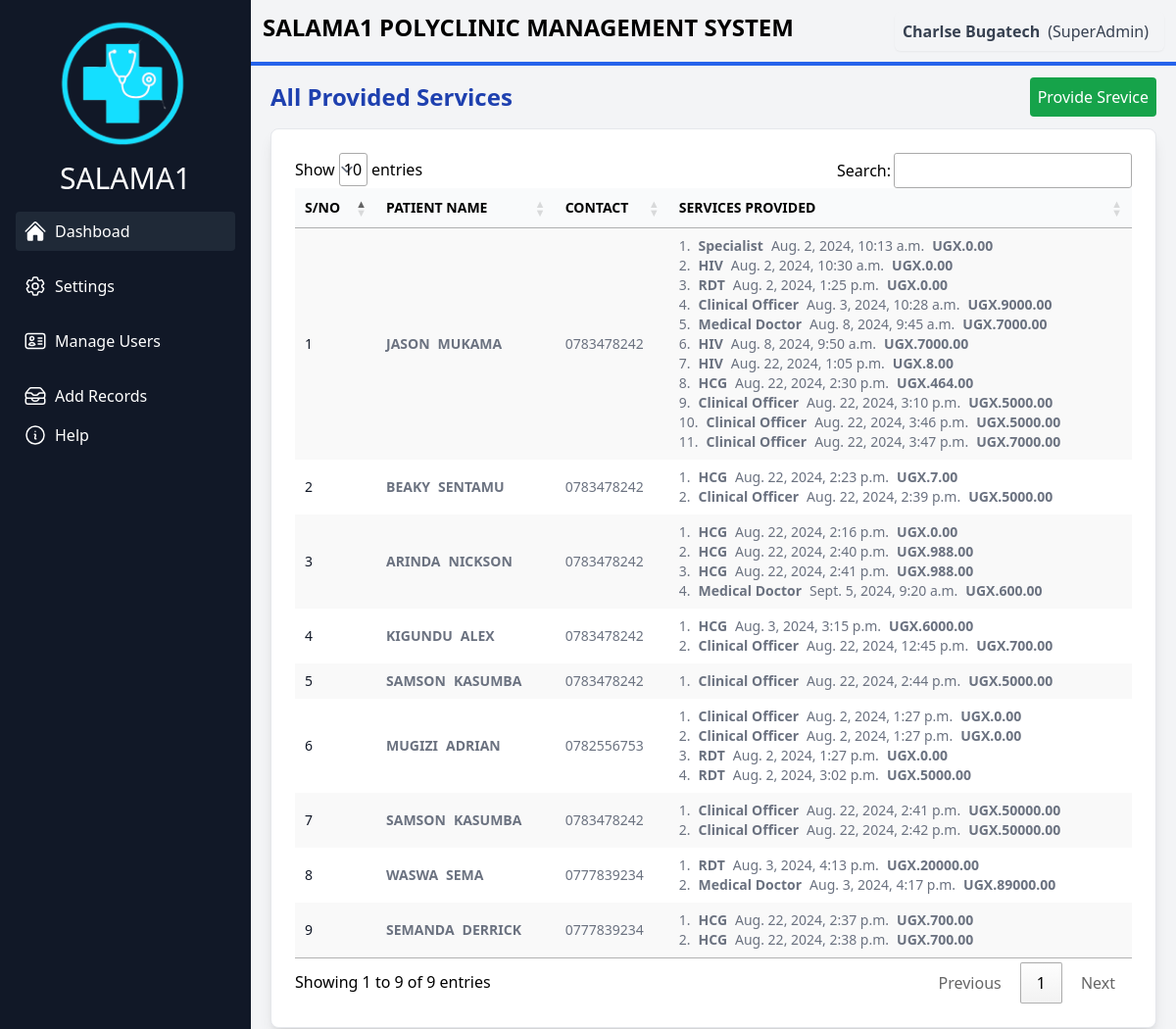
Screenshot of /getprovidedserviceview/ (signed in) with the database file from the repository.
### account/models.py (models this page shows, shortened)
class User(AbstractBaseUser, PermissionsMixin):
    id = models.UUIDField(primary_key=True, default=uuid.uuid4, editable=False, verbose_name="ID")
    name = models.CharField(max_length=255, blank=True, null=True, verbose_name="Full Name")
    email = models.EmailField(unique=True, verbose_name="Email Address")
    phone = models.CharField(max_length=15, blank=True, null=True, verbose_name="Phone Number")
    role = models.CharField(max_length=50, blank=True, null=True, verbose_name="Role")
    is_active = models.BooleanField(default=True, verbose_name="Active")
    is_staff = models.BooleanField(default=False, verbose_name="Staff Status")
    is_superuser = models.BooleanField(default=False, verbose_name="Superuser Status")
    date_joined = models.DateTimeField(auto_now_add=True, verbose_name="Date Joined")
    last_login = models.DateTimeField(blank=True, null=True, verbose_name="Last Login")
    objects = CustomUserManager()
    USERNAME_FIELD = 'email'
    EMAIL_FIELD = 'email'
    REQUIRED_FIELDS = ['name']

### patients/models.py (models this page shows, shortened)
class Biodata(models.Model):
    Firstname = models.CharField(max_length=100, default="")
    Othernames = models.CharField(max_length=100, default="")
    Age = models.CharField(max_length=100, default="")
    weight = models.CharField(max_length=100, default="")
    sex = models.CharField(max_length=100, default="")
    height = models.CharField(max_length=100, default="")
    tribe = models.ForeignKey(Tribes, on_delete=models.SET_NULL, null=True)
    Address = models.TextField(default="")
    Phone = models.CharField(max_length=100, default="")
    Emailaddress = models.CharField(max_length=100, default="")
    created_at = models.DateTimeField(null=True, blank=True, auto_now_add=True)
    day_of_week = models.CharField(max_length=10, blank=True, null=True)
    added_by = models.ForeignKey(User, on_delete=models.SET_NULL, null=True)

class Providedservices(models.Model):
    patient = models.ForeignKey(Biodata, on_delete=models.SET_NULL, null=True)
    category = models.ForeignKey(ServiceCategory, on_delete=models.SET_NULL, null=True)
    service = models.ForeignKey(Service, on_delete=models.SET_NULL, null=True)
    cost = models.DecimalField(max_digits=10, decimal_places=2, default=0)
    created_at = models.DateTimeField(auto_now_add=True, blank=True, null=True)
    added_by = models.ForeignKey(User, on_delete=models.SET_NULL, null=True)

class Service(models.Model):
    category = models.ForeignKey(ServiceCategory, on_delete=models.SET_NULL, null=True)
    service = models.CharField(max_length=100, default="")
    price = models.DecimalField(max_digits=10, decimal_places=2, default=0)
    created_at = models.DateTimeField(auto_now_add=True, blank=True, null=True)
    added_by = models.ForeignKey(User, on_delete=models.SET_NULL, null=True)
    def __str__(self):
        return self.service

### patients/views.py (the view)
# urls.py: path('getprovidedserviceview/', views.getprovidedserviceview, name='getprovidedserviceview'),
@login_required
def getprovidedserviceview(request):
    patients_with_services = Biodata.objects.prefetch_related('providedservices_set__service').all()
    context = {
        'patients_with_services': patients_with_services,
    }
    for patient in patients_with_services:
        print(f"Patient: {patient.Firstname} {patient.Othernames}")
        for provided_service in patient.providedservices_set.all():
            print(f"  Service: {provided_service.service.created_at}, Price: {provided_service.service}")
    return render(request, 'patients/patientsandservices.html', context)

### patients/templates/patients/patientsandservices.html (shortened to what this page needs)
{% extends 'core/base.html' %}
{% load static %}
{% block content %}
<link rel="stylesheet" href="https://cdn.datatables.net/1.11.5/css/jquery.dataTables.min.css">
<div class="bg-gray-100 pl-5 pr-5 pt-3 pb-3">
    <div class="flex justify-between items-center mb-3">
        <p class="text-2xl font-semibold text-blue-800">All Provided Services</p>
        <a href="{% url 'patients:biodata' %}" class="rounded bg-green-600 text-white p-2  hover:bg-green-700">Provide Srevice</a>
    </div>
    <div class="bg-white p-6 rounded-lg shadow-lg border border-gray-200 dark:bg-gray-800 dark:border-gray-700 overflow-x-auto">
        <table id="bootstrapdatatable" class="w-full stripe text-sm text-left text-gray-500 dark:text-gray-400">
            <thead class=" uppercase bg-gray-50 text-black dark:bg-gray-700 dark:text-gray-400">
                <tr>
                    <th scope="col" class="px-6 py-3">S/No</th>
                    <th scope="col" class="px-6 py-3">Patient Name</th>
                    <th scope="col" class="px-6 py-3">Contact</th>
                    <th scope="col" class="px-6 py-3">Services Provided</th>
                </tr>
            </thead>
            <tbody>
                {% for patient in patients_with_services %}
                <tr>
                    <th scope="row" class="px-6 py-4 font-medium text-gray-900 whitespace-nowrap dark:text-white">
                        {{ forloop.counter }}
                    </th>
                    <td class="px-6 py-4 uppercase font-bold">
                        <ul class="flex  gap-2">
                            <li>{{ patient.Firstname }}</li>
                            <li>{{ patient.Othernames }}</li>
                        </ul>
                    </td>
                    <td class="px-6 py-4">
                        <ul>
                            <li>{{ patient.Phone }}</li>
                        </ul>
                    </td>
                    <td class="px-6 py-4">
                        <ul class=" list-inside">
                            {% for service in patient.providedservices_set.all %}
                              <div class="flex gap-2">
                                <li>{{ forloop.counter }}.</li>
                                <li class="font-bold">{{ service.service }}</li>
                                <li>{{ service.created_at }}</li>
                                <li class="font-bold">UGX.{{ service.cost }}</li>
                            </div>
                            {% empty %}
                                <li>No services provided yet.</li>
                            {% endfor %}
                        </ul>
                    </td>
                </tr>
                {% empty %}
                <tr>
                    <td colspan="4" class="px-6 py-4 text-center">No patients available.</td>
                </tr>
                {% endfor %}
            </tbody>
        </table>
    </div>
</div>
{% endblock %}

### core/templates/core/base.html (shortened to what this page needs)
{% load static tailwind_tags %}
{% load static %}
{% load widget_tweaks %}
<!DOCTYPE html>
<html lang="en">
<head>
    {% tailwind_css %}
</head>
<body class="overflow-hidden">
    <div class="flex w-screen h-screen">
        <div id="menu" class="flex-col bg-gray-900 w-64 hidden lg:flex">
            <div class="flex flex-col items-center">
                <div class="mb-2 mt-3">
                    <img src="{% static 'homelogo.png' %}" class="h-36">
                </div>
                <h1 class="text-white text-3xl mt-0">
                    <a href="">SALAMA1</a>
                </h1>
            </div>
            <nav class="flex flex-col p-4 space-y-4  text-white">
                <a class="flex items-center p-2 hover:bg-gray-700  bg-gray-800 rounded" href="{% url 'core:index' %}">
                    Dashboad
                </a>
                <div class="relative group">
                    <button class="flex items-center p-2 w-full text-left hover:bg-gray-700 rounded">
                        Settings
                    </button>
                </div>
                <div class="relative group">
                    <button class="flex items-center p-2 w-full text-left hover:bg-gray-700 rounded">
                        Manage Users
                    </button>
                </div>
                <div class="relative group">
                    <button class="flex items-center p-2 w-full text-left hover:bg-gray-700 rounded">
                        Add Records
                    </button>
                    <a class="flex items-center p-2 hover:bg-gray-700 rounded" href="/">
                        Help
                    </a>
            </nav>
        </div>
        <div class="flex-1 flex flex-col">
            <div class="pt-3 pl-3 pr-3 bg-gray-100 h-16 flex">
                <h1 class="text-2xl font-bold hidden lg:flex ">SALAMA1 POLYCLINIC MANAGEMENT SYSTEM</h1>
                <div class="ml-auto flex">
                    {% if user.is_authenticated %}
                    <div class="inline-block text-left">
                        <div class="">
                            <button type="button"
                                class="inline-flex  w-full rounded-md  border-gray-300 shadow-sm items-center font-medium text-gray-700 hover:bg-gray-50 focus:outline-none focus:ring-2 focus:ring-offset-2 focus:ring-indigo-500"
                                id="menu-button" aria-expanded="true" aria-haspopup="true">
                                <ul class="list-none flex p-2">
                                    <li class="mr-2 font-bold">{{ user.name }}</li>
                                    <li class="mr-2 "> ({{ user.role }})</li>
                                </ul>
                            </button>
                        </div>
                    </div>
                    {% endif %}
                </div>
            </div>
            <div class="p-0.5 bg-blue-600">
            </div>
            <div class=" bg-slate-00 overflow-auto">
                {% block content %}
                {% endblock %}
            </div>
        </div>
    </div>
</body>
</html>

### rows the page displays
User: name "Charlse Bugatech", role "SuperAdmin"
Biodata: Firstname "JASON", Othernames "MUKAMA", Phone "0783478242"
Providedservices: service "Specialist", created_at "Aug. 2, 2024, 10:13 a.m.", cost "0.00"
Providedservices: service "HIV", created_at "Aug. 2, 2024, 10:30 a.m.", cost "0.00"
Providedservices: service "RDT", created_at "Aug. 2, 2024, 1:25 p.m.", cost "0.00"
Providedservices: service "Clinical Officer", created_at "Aug. 3, 2024, 10:28 a.m.", cost "9000.00"
Providedservices: service "Medical Doctor", created_at "Aug. 8, 2024, 9:45 a.m.", cost "7000.00"
Providedservices: service "HIV", created_at "Aug. 8, 2024, 9:50 a.m.", cost "7000.00"
Providedservices: service "HIV", created_at "Aug. 22, 2024, 1:05 p.m.", cost "8.00"
Providedservices: service "HCG", created_at "Aug. 22, 2024, 2:30 p.m.", cost "464.00"
Providedservices: service "Clinical Officer", created_at "Aug. 22, 2024, 3:10 p.m.", cost "5000.00"
Providedservices: service "Clinical Officer", created_at "Aug. 22, 2024, 3:46 p.m.", cost "5000.00"
Providedservices: service "Clinical Officer", created_at "Aug. 22, 2024, 3:47 p.m.", cost "7000.00"
Biodata: Firstname "BEAKY", Othernames "SENTAMU", Phone "0783478242"
Providedservices: service "HCG", created_at "Aug. 22, 2024, 2:23 p.m.", cost "7.00"
Providedservices: service "Clinical Officer", created_at "Aug. 22, 2024, 2:39 p.m.", cost "5000.00"
Biodata: Firstname "ARINDA", Othernames "NICKSON", Phone "0783478242"
Providedservices: service "HCG", created_at "Aug. 22, 2024, 2:16 p.m.", cost "0.00"
Providedservices: service "HCG", created_at "Aug. 22, 2024, 2:40 p.m.", cost "988.00"
Providedservices: service "HCG", created_at "Aug. 22, 2024, 2:41 p.m.", cost "988.00"
Providedservices: service "Medical Doctor", created_at "Sept. 5, 2024, 9:20 a.m.", cost "600.00"
Biodata: Firstname "KIGUNDU", Othernames "ALEX", Phone "0783478242"
Providedservices: service "HCG", created_at "Aug. 3, 2024, 3:15 p.m.", cost "6000.00"
Providedservices: service "Clinical Officer", created_at "Aug. 22, 2024, 12:45 p.m.", cost "700.00"
Biodata: Firstname "SAMSON", Othernames "KASUMBA", Phone "0783478242"
Providedservices: service "Clinical Officer", created_at "Aug. 22, 2024, 2:44 p.m.", cost "5000.00"
Biodata: Firstname "MUGIZI", Othernames "ADRIAN", Phone "0782556753"
Providedservices: service "Clinical Officer", created_at "Aug. 2, 2024, 1:27 p.m.", cost "0.00"
Providedservices: service "Clinical Officer", created_at "Aug. 2, 2024, 1:27 p.m.", cost "0.00"
Providedservices: service "RDT", created_at "Aug. 2, 2024, 1:27 p.m.", cost "0.00"
Providedservices: service "RDT", created_at "Aug. 2, 2024, 3:02 p.m.", cost "5000.00"
Biodata: Firstname "SAMSON", Othernames "KASUMBA", Phone "0783478242"
Providedservices: service "Clinical Officer", created_at "Aug. 22, 2024, 2:41 p.m.", cost "50000.00"
Providedservices: service "Clinical Officer", created_at "Aug. 22, 2024, 2:42 p.m.", cost "50000.00"
Biodata: Firstname "WASWA", Othernames "SEMA", Phone "0777839234"
Providedservices: service "RDT", created_at "Aug. 3, 2024, 4:13 p.m.", cost "20000.00"
Providedservices: service "Medical Doctor", created_at "Aug. 3, 2024, 4:17 p.m.", cost "89000.00"
Biodata: Firstname "SEMANDA", Othernames "DERRICK", Phone "0777839234"
Providedservices: service "HCG", created_at "Aug. 22, 2024, 2:37 p.m.", cost "700.00"
Providedservices: service "HCG", created_at "Aug. 22, 2024, 2:38 p.m.", cost "700.00"
